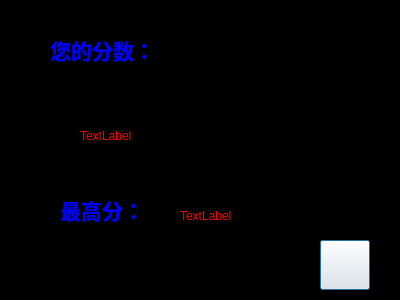
<?xml version="1.0" encoding="UTF-8"?>
<ui version="4.0">
 <class>ResultDialog</class>
 <widget class="QDialog" name="ResultDialog">
  <property name="geometry">
   <rect>
    <x>0</x>
    <y>0</y>
    <width>400</width>
    <height>300</height>
   </rect>
  </property>
  <property name="windowTitle">
   <string>Dialog</string>
  </property>
  <property name="styleSheet">
   <string notr="true">QDialog#ResultDialog{
	background-color: rgb(0, 0, 0);}</string>
  </property>
  <widget class="QLabel" name="label">
   <property name="geometry">
    <rect>
     <x>50</x>
     <y>30</y>
     <width>101</width>
     <height>41</height>
    </rect>
   </property>
   <property name="text">
    <string>&lt;html&gt;&lt;head/&gt;&lt;body&gt;&lt;p&gt;&lt;span style=&quot; font-size:16pt; font-weight:600; color:#0000ff;&quot;&gt;您的分数：&lt;/span&gt;&lt;/p&gt;&lt;/body&gt;&lt;/html&gt;</string>
   </property>
  </widget>
  <widget class="QLabel" name="label_2">
   <property name="geometry">
    <rect>
     <x>60</x>
     <y>190</y>
     <width>101</width>
     <height>41</height>
    </rect>
   </property>
   <property name="text">
    <string>&lt;html&gt;&lt;head/&gt;&lt;body&gt;&lt;p&gt;&lt;span style=&quot; font-size:16pt; font-weight:600; color:#0000ff;&quot;&gt;最高分：&lt;/span&gt;&lt;/p&gt;&lt;/body&gt;&lt;/html&gt;</string>
   </property>
  </widget>
  <widget class="QLabel" name="scoreLabel">
   <property name="geometry">
    <rect>
     <x>80</x>
     <y>90</y>
     <width>281</width>
     <height>91</height>
    </rect>
   </property>
   <property name="styleSheet">
    <string notr="true">color: rgb(255, 0, 0);
font: 72pt &quot;Adobe Arabic&quot;;</string>
   </property>
   <property name="text">
    <string>TextLabel</string>
   </property>
  </widget>
  <widget class="QLabel" name="maxLabel">
   <property name="geometry">
    <rect>
     <x>180</x>
     <y>190</y>
     <width>161</width>
     <height>51</height>
    </rect>
   </property>
   <property name="styleSheet">
    <string notr="true">color: rgb(255, 0, 0);
font: 36pt &quot;Adobe Arabic&quot;;</string>
   </property>
   <property name="text">
    <string>TextLabel</string>
   </property>
  </widget>
  <widget class="QPushButton" name="exitBtn">
   <property name="geometry">
    <rect>
     <x>320</x>
     <y>240</y>
     <width>50</width>
     <height>50</height>
    </rect>
   </property>
   <property name="styleSheet">
    <string notr="true">QPushButton{
	border-image: url(:/TestMode/exit0.png);}
QPushButton:hover{
	border-image: url(:/TestMode/exit1.png);}</string>
   </property>
   <property name="text">
    <string/>
   </property>
  </widget>
 </widget>
 <resources>
  <include location="test_TestMode.qrc"/>
 </resources>
 <connections/>
</ui>
